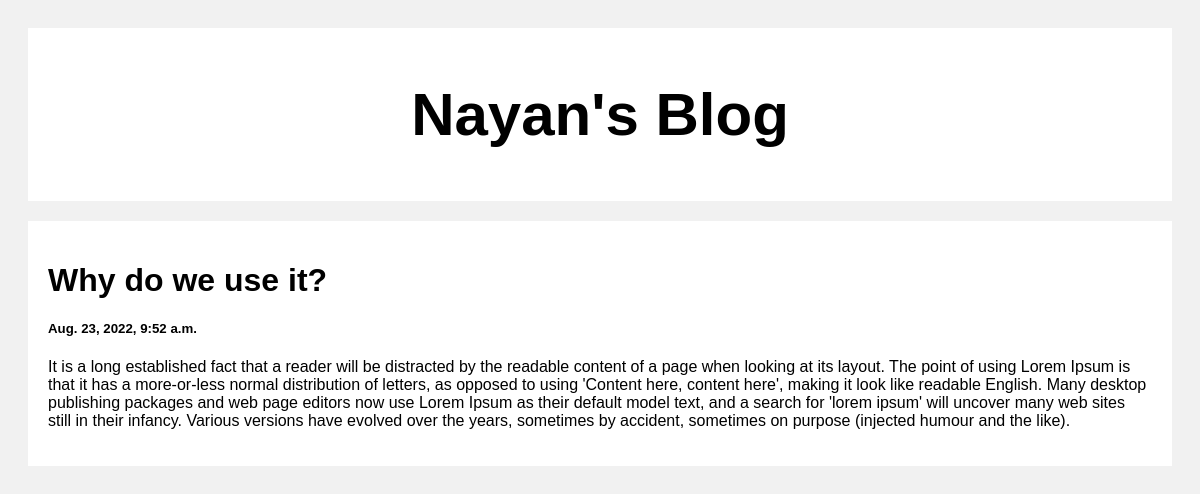
Screenshot of /post/2 with the database file from the repository.
### posts/models.py (models this page shows)
class Post(models.Model):
    title = models.CharField(max_length=100)
    body = models.CharField(max_length=1000000)
    created_at = models.DateTimeField(default=datetime.now, blank=True)

### posts/views.py (the view)
# urls.py: path('post/<str:pk>', views.post, name='post')
def post(request, pk):
    posts = Post.objects.get(id=pk)
    return render(request, 'post.html', {'posts':posts})

### templates/post.html (shortened to what this page needs)
<!DOCTYPE html>
<html>
<head>
</head>
<body>
<div class="header">
  <h2>Nayan's Blog</h2>
</div>
<div class="row">
  <div class="leftcolumn">
    <div class="card">
        <h1>{{posts.title}}</h1>
        <h5>{{posts.created_at}}</h5>
        <p>{{posts.body}}</p>
    </div>
  </div>
</div>
</body>
</html>

### templates/post.html (style rules this page uses)
* { box-sizing: border-box; }
body { font-family: Arial; padding: 20px; background: #f1f1f1; }
.header { padding: 2px; font-size: 40px; text-align: center; background: white; }
.leftcolumn { float: left; width: 100%; }
.card { background-color: white; padding: 20px; margin-top: 20px; }
.row:after { content: ""; display: table; clear: both; }

### rows the page displays
Post: title "Why do we use it?", created_at "Aug. 23, 2022, 9:52 a.m.", body "It is a long established fact that a reader will be distracted by the readable content of a page when looking at its layout. The point of using Lorem Ipsum is that it has a more-or-less normal distribution of letters, as opposed to using 'Content here, content here', making it look like readable English. Many desktop publishing packages and web page editors now use Lorem Ipsum as their default model text, and a search for 'lorem ipsum' will uncover many web sites still in their infancy. Various versions have evolved over the years, sometimes by accident, sometimes on purpose (injected humour and the like)."
